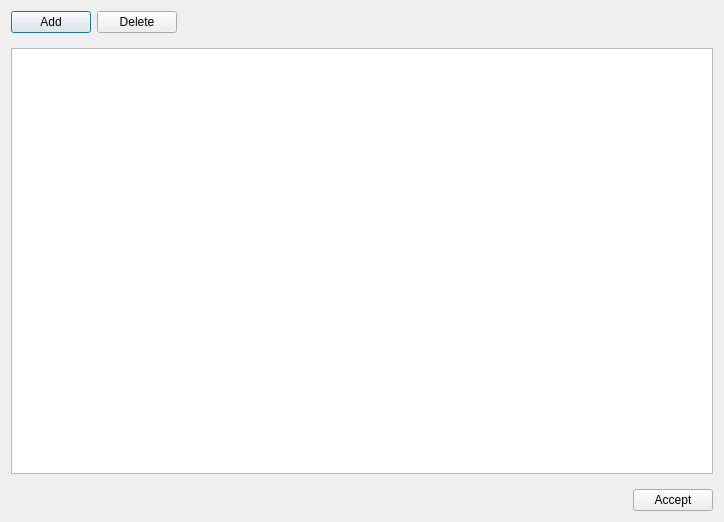
<?xml version="1.0" encoding="UTF-8"?>
<ui version="4.0">
 <class>Dialog</class>
 <widget class="QDialog" name="Dialog">
  <property name="geometry">
   <rect>
    <x>0</x>
    <y>0</y>
    <width>724</width>
    <height>522</height>
   </rect>
  </property>
  <property name="windowTitle">
   <string>Dialog</string>
  </property>
  <layout class="QVBoxLayout" name="verticalLayout_2">
   <item>
    <widget class="QFrame" name="frame_3">
     <property name="maximumSize">
      <size>
       <width>16777215</width>
       <height>34</height>
      </size>
     </property>
     <property name="frameShape">
      <enum>QFrame::NoFrame</enum>
     </property>
     <property name="frameShadow">
      <enum>QFrame::Raised</enum>
     </property>
     <layout class="QHBoxLayout" name="horizontalLayout_6">
      <property name="leftMargin">
       <number>0</number>
      </property>
      <property name="topMargin">
       <number>0</number>
      </property>
      <property name="rightMargin">
       <number>0</number>
      </property>
      <property name="bottomMargin">
       <number>0</number>
      </property>
      <item>
       <widget class="QPushButton" name="addModelsButton">
        <property name="text">
         <string>Add</string>
        </property>
        <property name="icon">
         <iconset resource="icons.qrc">
          <normaloff>:/Icons/icons/plus.svg</normaloff>:/Icons/icons/plus.svg</iconset>
        </property>
       </widget>
      </item>
      <item>
       <widget class="QPushButton" name="deleteModelsButton">
        <property name="text">
         <string>Delete</string>
        </property>
        <property name="icon">
         <iconset resource="icons.qrc">
          <normaloff>:/Icons/icons/delete3.svg</normaloff>:/Icons/icons/delete3.svg</iconset>
        </property>
       </widget>
      </item>
      <item>
       <spacer name="horizontalSpacer_5">
        <property name="orientation">
         <enum>Qt::Horizontal</enum>
        </property>
        <property name="sizeHint" stdset="0">
         <size>
          <width>725</width>
          <height>20</height>
         </size>
        </property>
       </spacer>
      </item>
     </layout>
    </widget>
   </item>
   <item>
    <widget class="QFrame" name="frame_5">
     <property name="frameShape">
      <enum>QFrame::NoFrame</enum>
     </property>
     <property name="frameShadow">
      <enum>QFrame::Raised</enum>
     </property>
     <layout class="QVBoxLayout" name="verticalLayout">
      <property name="leftMargin">
       <number>0</number>
      </property>
      <property name="rightMargin">
       <number>0</number>
      </property>
      <item>
       <widget class="QTableView" name="modelsTableView">
        <property name="sizeAdjustPolicy">
         <enum>QAbstractScrollArea::AdjustToContents</enum>
        </property>
        <property name="dragDropMode">
         <enum>QAbstractItemView::InternalMove</enum>
        </property>
        <property name="defaultDropAction">
         <enum>Qt::MoveAction</enum>
        </property>
        <property name="alternatingRowColors">
         <bool>true</bool>
        </property>
        <property name="selectionBehavior">
         <enum>QAbstractItemView::SelectRows</enum>
        </property>
       </widget>
      </item>
     </layout>
    </widget>
   </item>
   <item>
    <widget class="QFrame" name="frame_7">
     <property name="maximumSize">
      <size>
       <width>16777215</width>
       <height>40</height>
      </size>
     </property>
     <property name="frameShape">
      <enum>QFrame::NoFrame</enum>
     </property>
     <property name="frameShadow">
      <enum>QFrame::Raised</enum>
     </property>
     <layout class="QHBoxLayout" name="horizontalLayout_8">
      <property name="leftMargin">
       <number>0</number>
      </property>
      <property name="topMargin">
       <number>0</number>
      </property>
      <property name="rightMargin">
       <number>0</number>
      </property>
      <property name="bottomMargin">
       <number>0</number>
      </property>
      <item>
       <spacer name="horizontalSpacer_6">
        <property name="orientation">
         <enum>Qt::Horizontal</enum>
        </property>
        <property name="sizeHint" stdset="0">
         <size>
          <width>814</width>
          <height>20</height>
         </size>
        </property>
       </spacer>
      </item>
      <item>
       <widget class="QPushButton" name="acceptModelsButton">
        <property name="text">
         <string>Accept</string>
        </property>
        <property name="icon">
         <iconset resource="icons.qrc">
          <normaloff>:/Icons/icons/gear.svg</normaloff>:/Icons/icons/gear.svg</iconset>
        </property>
       </widget>
      </item>
     </layout>
    </widget>
   </item>
  </layout>
 </widget>
 <resources>
  <include location="icons.qrc"/>
 </resources>
 <connections/>
</ui>
